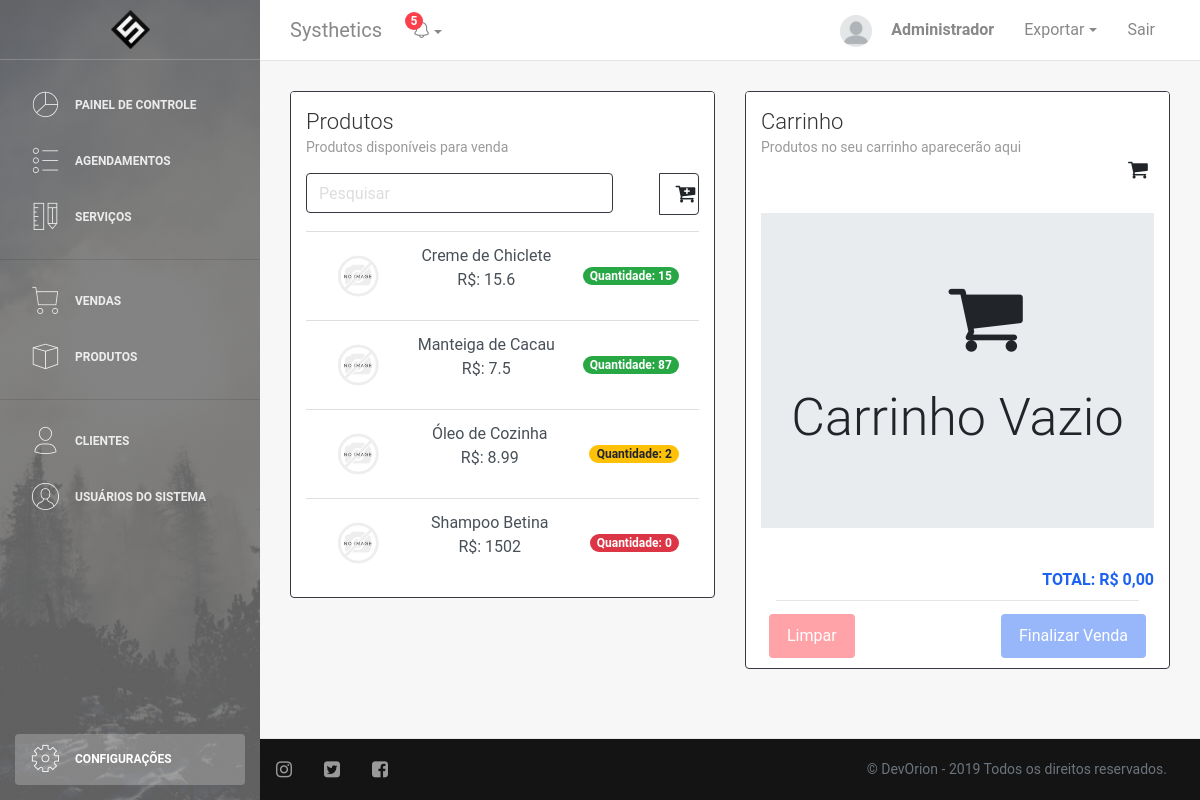
/vendas.php (signed in), run on an earlier commit of the app's database.
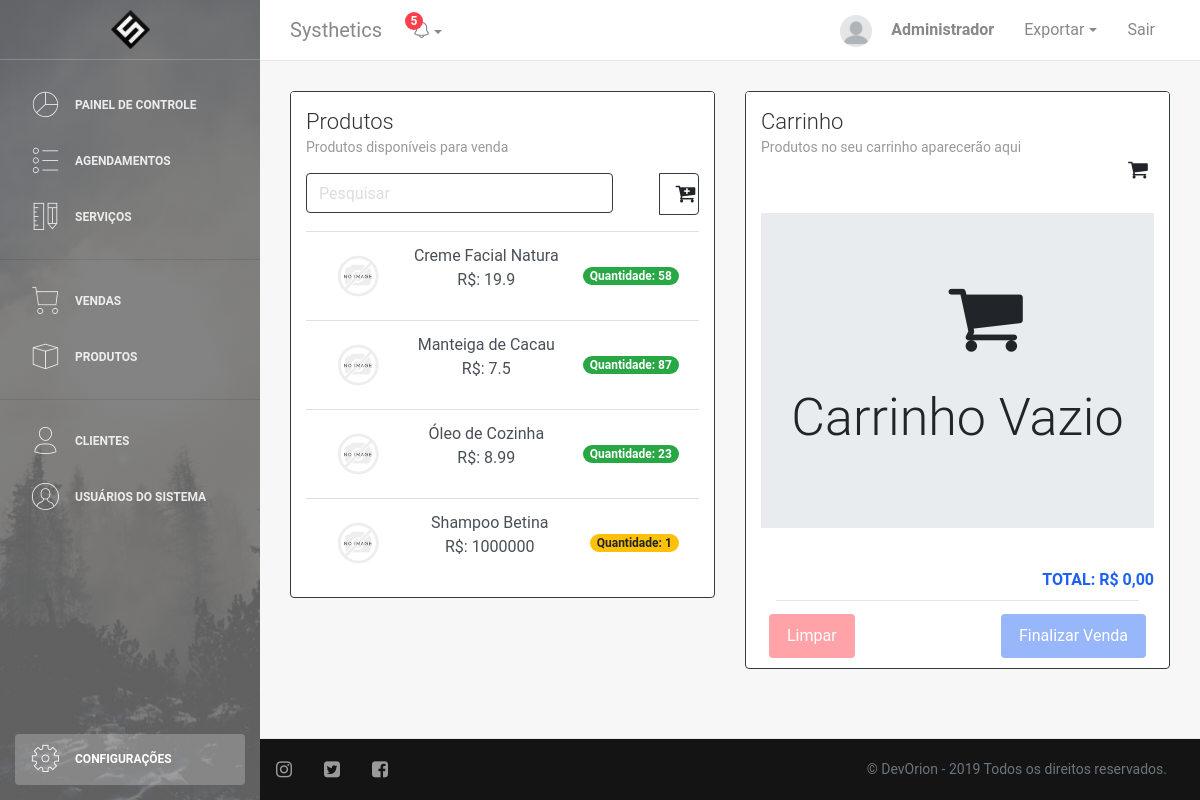
And on a later commit of the database.
### tables this page shows
CREATE TABLE IF NOT EXISTS Produto (
	id INT AUTO_INCREMENT UNIQUE,
	nome VARCHAR(128) NOT NULL,
	descricao VARCHAR(512),
	preco DOUBLE NOT NULL,
	quantidade DOUBLE DEFAULT 0,
	foto VARCHAR(256) DEFAULT "img/produto/default.png",
	PRIMARY KEY(id)
);

### DAO/produtoDAO.php (called while the page is built, shortened)
<?php
    require("conn.php");
    class ProdutoDAO{
        function listar($busca){
            $conexao = conectar();
            $busca = "%" . $busca . "%";
            $query = "SELECT * FROM Produto WHERE UPPER(nome) LIKE UPPER(?);";
            $stmt = mysqli_prepare($conexao,$query);
            mysqli_stmt_bind_param($stmt,"s",$busca);
            $resultado = executar_SQL($conexao,$stmt);
            return lerResultado($resultado);
        }
    }
?>

### DAO/conn.php (called while the page is built, shortened)
<?php
if(!function_exists('executar_SQL')){
    function executar_SQL($conexao, $stmt){
        mysqli_stmt_execute($stmt) or die("Falha ao executar a consulta: " . $stmt->error);
        $resultado = mysqli_stmt_get_result($stmt);
        return $resultado;
    }
}
if(!function_exists('lerResultado')){
    function lerResultado($resultado){
        $arrayResultado = [];
        for($i=0;$i<mysqli_num_rows($resultado);$i++){
            $arrayResultado[$i] = mysqli_fetch_assoc($resultado);
        }
        return $arrayResultado;
    }
}
?>

### vendas.php (the view, shortened to what the rows shown need)
<!DOCTYPE html>
<html lang="pt-br">
<head>
    <link rel="stylesheet" href="https://maxcdn.bootstrapcdn.com/font-awesome/latest/css/font-awesome.min.css" />
    <link href="css/bootstrap.min.css" rel="stylesheet"/>
    <link href="css/light-bootstrap-dashboard.css" rel="stylesheet" />
    <link href="css/dashboard-style.css" rel="stylesheet" />
    <link href="css/style.css" rel="stylesheet" type="text/css" >
    <?php require "DAO/produtoDAO.php";
        $produtoDAO = new ProdutoDAO();
        $busca = "";
        $produtos = $produtoDAO->listar($busca);
        if(isset($_SESSION['produtos'])){
            $carrinho = $_SESSION['produtos'];
        }
        else{
            $carrinho = null;
        }
    ?>
</head>
<body onload=" <?php if(isset($_GET['msg'])) { echo "demo.showNotification('top','center', '$mensagem', '$icon', '$colortype');"; } ?> ">
    <?php require_once "php/printMenu.php"?>
    <div class="main-panel">
        <div class="content">
            <div class="container-fluid">
                <div class="row">
                    <div class="col-md-6">
                            <div class="card border border-dark">
                                <div class="card-body">
                                    <div class="list-group list-group-flush">
                                        <?php
                                        if(count($produtos) != 0){
                                            foreach($produtos as $produto){
                                                ?>
                                                <a href="vendas.php?id=<?php echo $produto['id'];?>" class="list-group-item text-center d-flex justify-content-between align-items-center list-group-item-action <?php if($produto['id'] == $prodSelected['id']){ echo "active";}?>">
                                                    <img class="pic"src="<?php echo $produto['foto']; ?>" width="64" height="64">
                                                    <p>
                                                        <?php echo $produto['nome']; ?><br>
                                                        <span> R$: <?php echo $produto['preco']; ?></span>
                                                    </p>
                                                    <span class="badge <?php if ($produto['quantidade'] <= 0) { echo 'badge-danger';}elseif($produto['quantidade'] <= 10){echo 'badge-warning';}else{ echo 'badge-success';}?> badge-pill">Quantidade: <?php echo $produto['quantidade'];?></span>
                                                </a>
                                            <?php
                                            }
                                        }
                                        ?>
                                    </div>
                                </div>
                            </div>
                        </div>
                        <div class="col-md-6">
                            <div class="card card-user border border-dark">
                                <div class="card-body">
                                    <div class="">
                                        <form id="formCarrinho" name="formCarrinho" action="php/finalizarVenda.php" method="POST">
                                            <div class="list-group list-group-flush">
                                                <?php
                                                    if(count($carrinho) != 0){
                                                        foreach($carrinho as $produtoCarrinho){
                                                            $prod = $produtoDAO->get($produtoCarrinho['id']);
                                                            ?>
                                                            <input type="hidden" name="idProd" id="idProd" value="<?php echo $prod['id']; ?>">
                                                            <a href="#" class="list-group-item text-center d-flex justify-content-between align-items-center list-group-item-action">
                                                                <span class="text-primary">
                                                                    <b><?php echo $produtoCarrinho['qtdVenda'];?> UN</b> - <?php echo $prod['nome']; ?>
                                                                </span>
                                                                <span class="badge badge-success badge-pill">Valor: R$ <?php echo $produtoCarrinho['qtdVenda'] * $prod['preco'] ;?>
                                                                </span>
                                                            </a>
                                                        <?php
                                                        }
                                                    }
                                                    else{
                                                        ?>
                                                        <div class="col px-0">
                                                            <div class="jumbotron jumbotron-fluid text-center">
                                                                <div class="container">
                                                                    <h1>Carrinho Vazio</h1>
                                                                </div>
                                                            </div>
                                                        </div>
                                                        <?php
                                                    }
                                                ?>
                                            </div>
                                        </form>
                                    </div>
                                </div>
                            </div>
                        </div>
                </div>
        </div>
        </div>
        </div>
        </div>
</body>
</html>

What changed in the data, as far as the page shows it:
changed produto: nome "Creme de Chiclete" → "Creme Facial Natura"; preco "15.6" → "19.9"; quantidade "15" → "58"
changed produto "Óleo de Cozinha": quantidade "2" → "23"
changed produto "Shampoo Betina": preco "1502" → "1000000"; quantidade "0" → "1"
